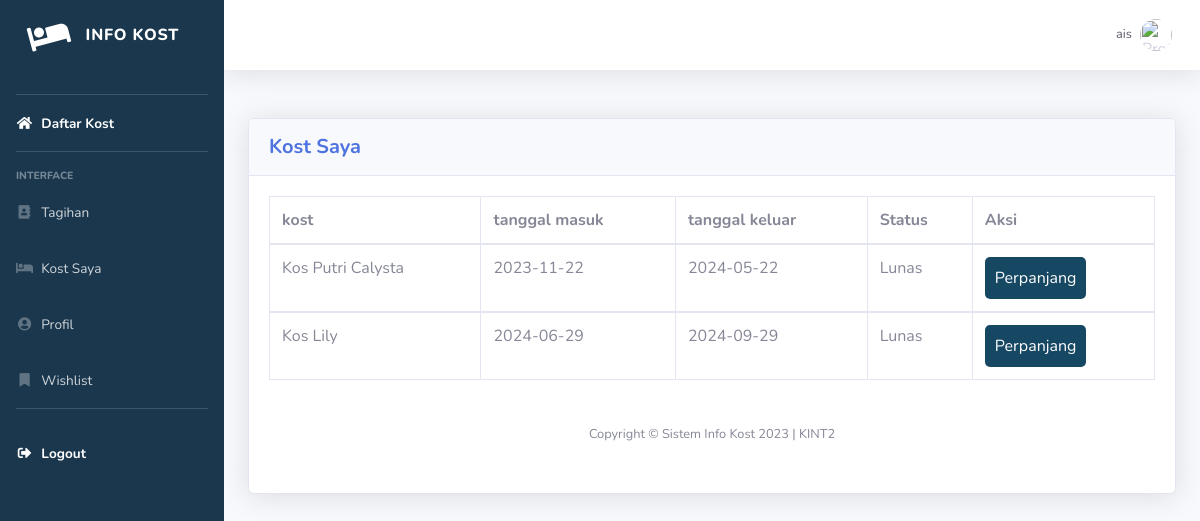
/kost/kost_ku.php (signed in), run on the app's committed database.
### tables this page shows
CREATE TABLE `booking` (
  `id_booking` int(11) NOT NULL,
  `id_user` int(11) NOT NULL,
  `id_kamar` int(11) NOT NULL,
  `tanggal_masuk` date NOT NULL,
  `hitungan_sewa` int(11) NOT NULL,
  `durasi_sewa` int(11) NOT NULL,
  `tanggal_keluar` date NOT NULL,
  `jumlah_kamar` int(11) NOT NULL
);

CREATE TABLE `kost` (
  `id_kost` int(11) NOT NULL,
  `nama_kost` varchar(255) NOT NULL,
  `tipe_kost` varchar(255) NOT NULL,
  `jenis_kost` varchar(255) NOT NULL,
  `jumlah_kamar` int(11) NOT NULL,
  `tanggal_tagih` date NOT NULL,
  `nama_pemilik` text NOT NULL,
  `nama_bank` text NOT NULL,
  `no_rekening` int(11) NOT NULL,
  `foto_bangunan_utama` varchar(255) NOT NULL,
  `foto_kamar` varchar(255) NOT NULL,
  `foto_kamar_mandi` varchar(255) NOT NULL,
  `foto_interior` varchar(255) NOT NULL,
  `provinsi` varchar(25) NOT NULL,
  `kota` varchar(25) NOT NULL,
  `kecamatan` varchar(25) NOT NULL,
  `kelurahan` varchar(25) NOT NULL,
  `alamat` varchar(255) NOT NULL,
  `harga_sewa` int(11) NOT NULL,
  `kontak` varchar(255) NOT NULL,
  `deskripsi` text NOT NULL,
  `id_pemilik` int(11) NOT NULL,
  `fasilitas_kost` text NOT NULL
);

### kost/kost_ku.php (the view, shortened to what this page needs)
<?php
include "includes/header.php";
$query = "SELECT * FROM booking join kamar on kamar.id_kamar=booking.id_kamar JOIN user on user.id=booking.id_user JOIN kost on kost.id_kost=kamar.id_kost JOIN tagihan on tagihan.no_booking=booking.id_booking WHERE user.username='$username'";
$data = mysqli_query($koneksi, $query);
?>
<div class="container-fluid  bg-gray">
<div class="card shadow mb-4">
<div class="card-header py-3">
    <h5 class="m-0 font-weight-bold text-primary">Kost Saya</h5>
</div>
<div class="card-body">
    <div class="table-responsive">
    <table class="table table-bordered" id="dataTable" width="100%" cellspacing="0">
        <thead>
        <tr>
            <th>kost</th>
            <th>tanggal masuk</th>
            <th>tanggal keluar</th>
            <th>Status</th>
            <th>Aksi</th>
        </tr>
        </thead>
        <?php
        while ($d = mysqli_fetch_array($data)) {
            if ($d['stats'] == 1) {
                ?>
                <tbody>
                    <tr>
                        <td><?php echo $d['nama_kost'] ?></td>
                        <td><?php echo $d['tanggal_masuk'] ?></td>
                        <td><?php echo $d['tanggal_keluar'] ?></td>
                        <td><?php
                            if ($d['stats'] == 1) {
                                echo "Lunas";
                            } else if ($d['stats'] == 2) {
                                echo "Pending";
                            } else {
                                echo "Belum Lunas";
                            } ?></td>
                        <td><a href="tampilan-kost.php?id_kost=<?php echo $d['id_kost'] ?>"><button class="btn-primary">Perpanjang</button></a></td>
                    </tr>
                </tbody>
        <?php
            }
        }
        ?>
    </table>
</div>
<?php
include "includes/footer.php";
?>

### kost/kost_ku.php (style rules this page uses)
.btn-primary { background-color: #164863; border: none; border-radius: 5px 5px; color: #ffffff; padding: 10px ; }

### data on the page
booking: kost.nama_kost "Kos Putri Calysta", tanggal_masuk "2023-11-22", tanggal_keluar "2024-05-22"
booking: kost.nama_kost "Kos Lily", tanggal_masuk "2024-06-29", tanggal_keluar "2024-09-29"

### other printed values
$_SESSION['username'] "ais"
